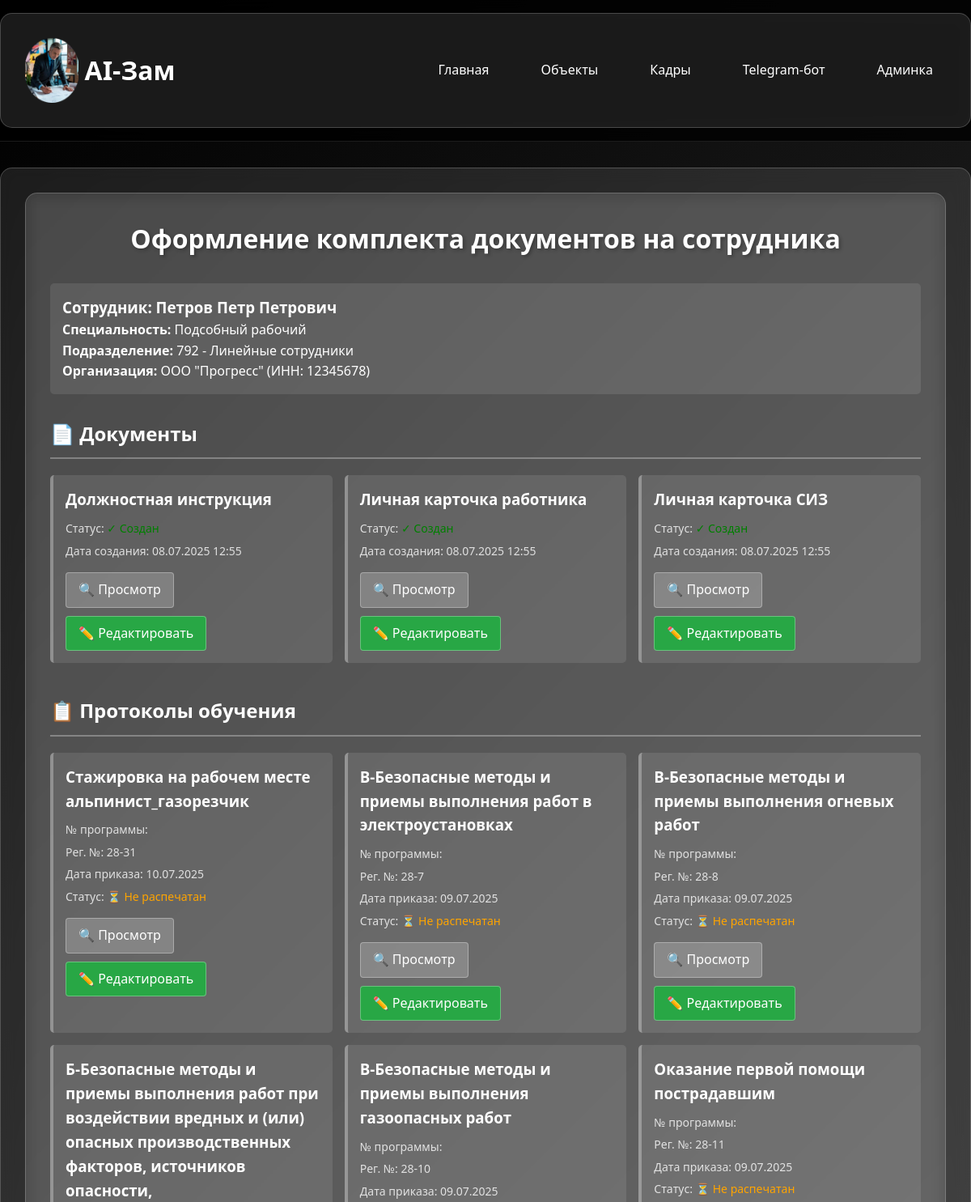
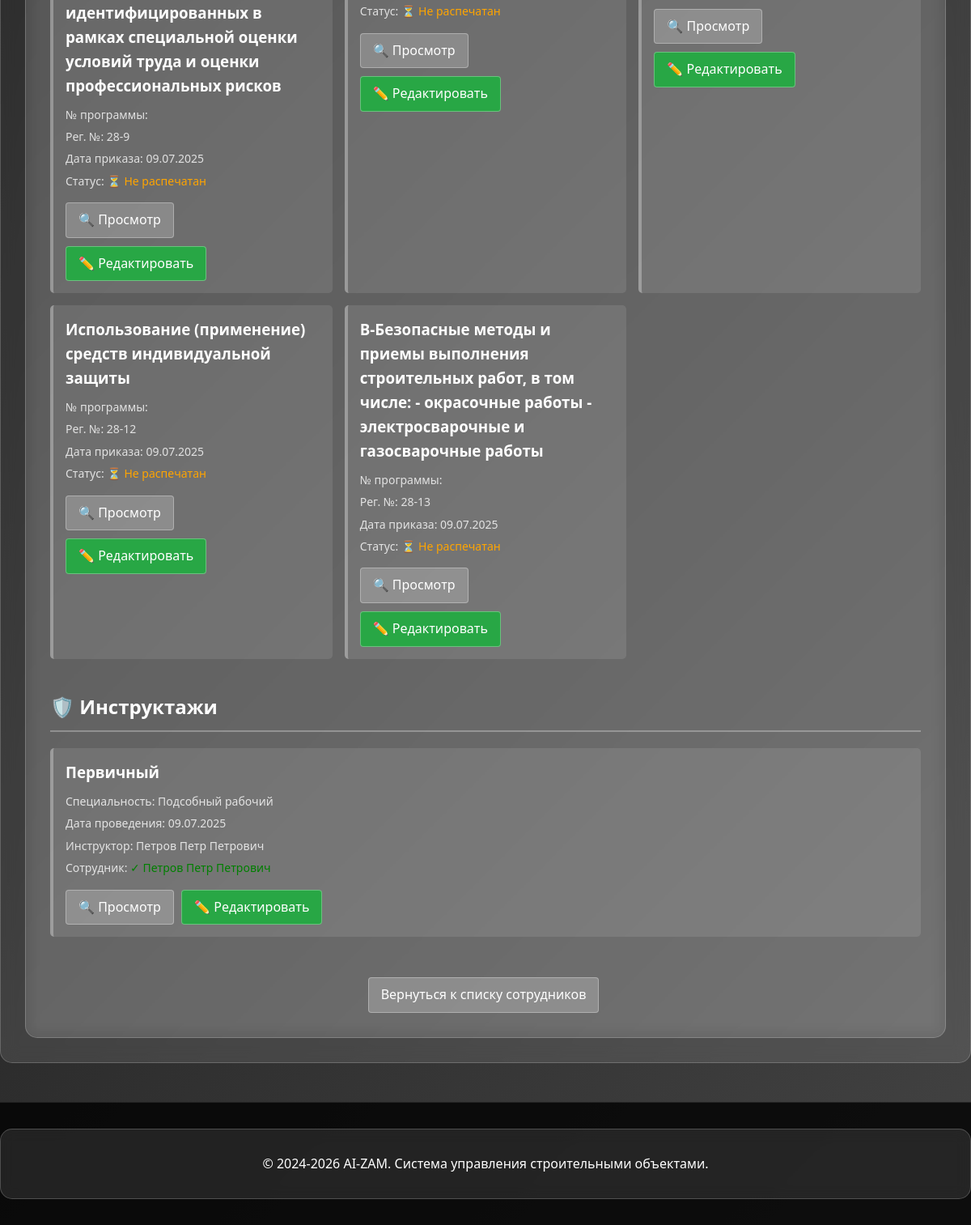
The app's page /sotrudniki/28/documents/, older data (2 pictures, top to bottom).
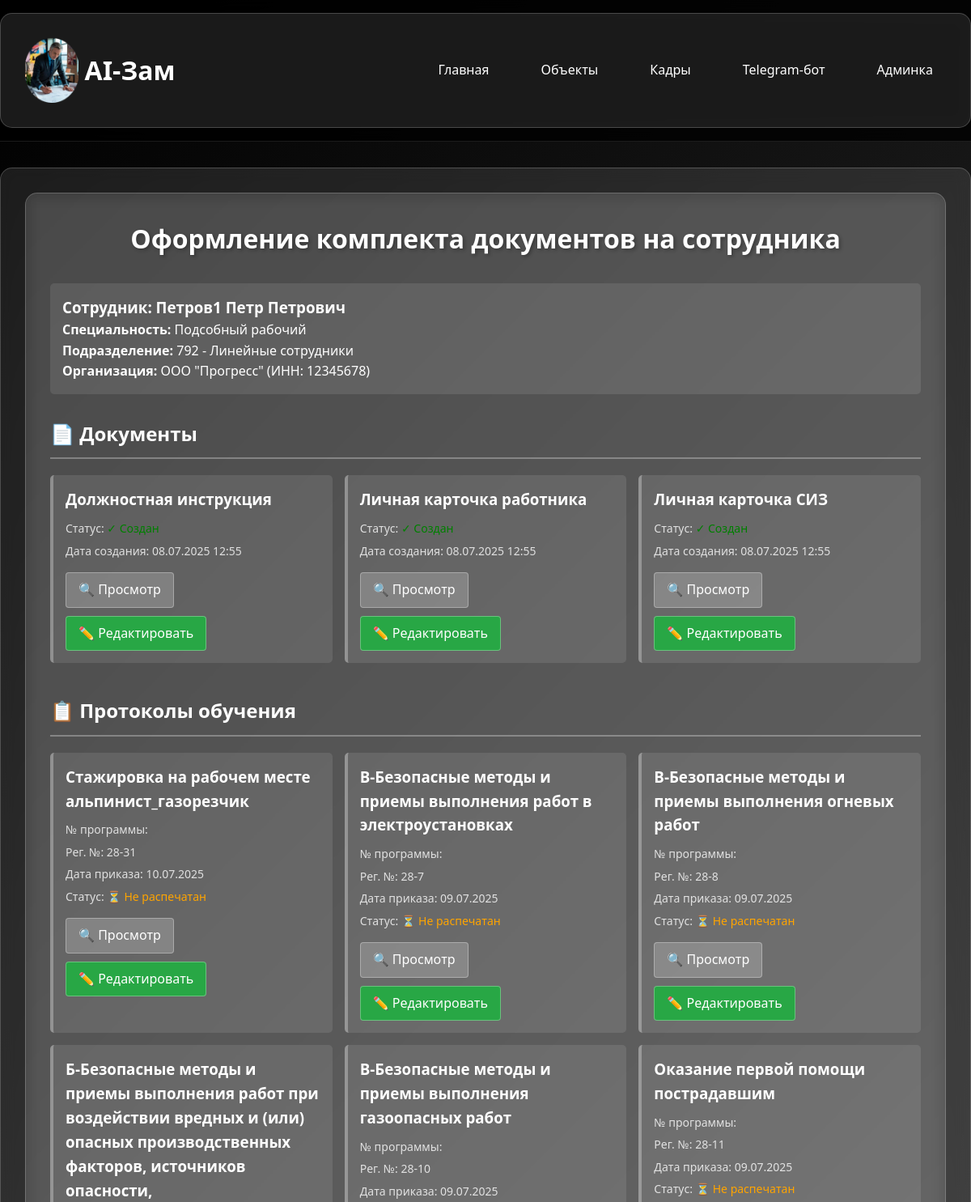
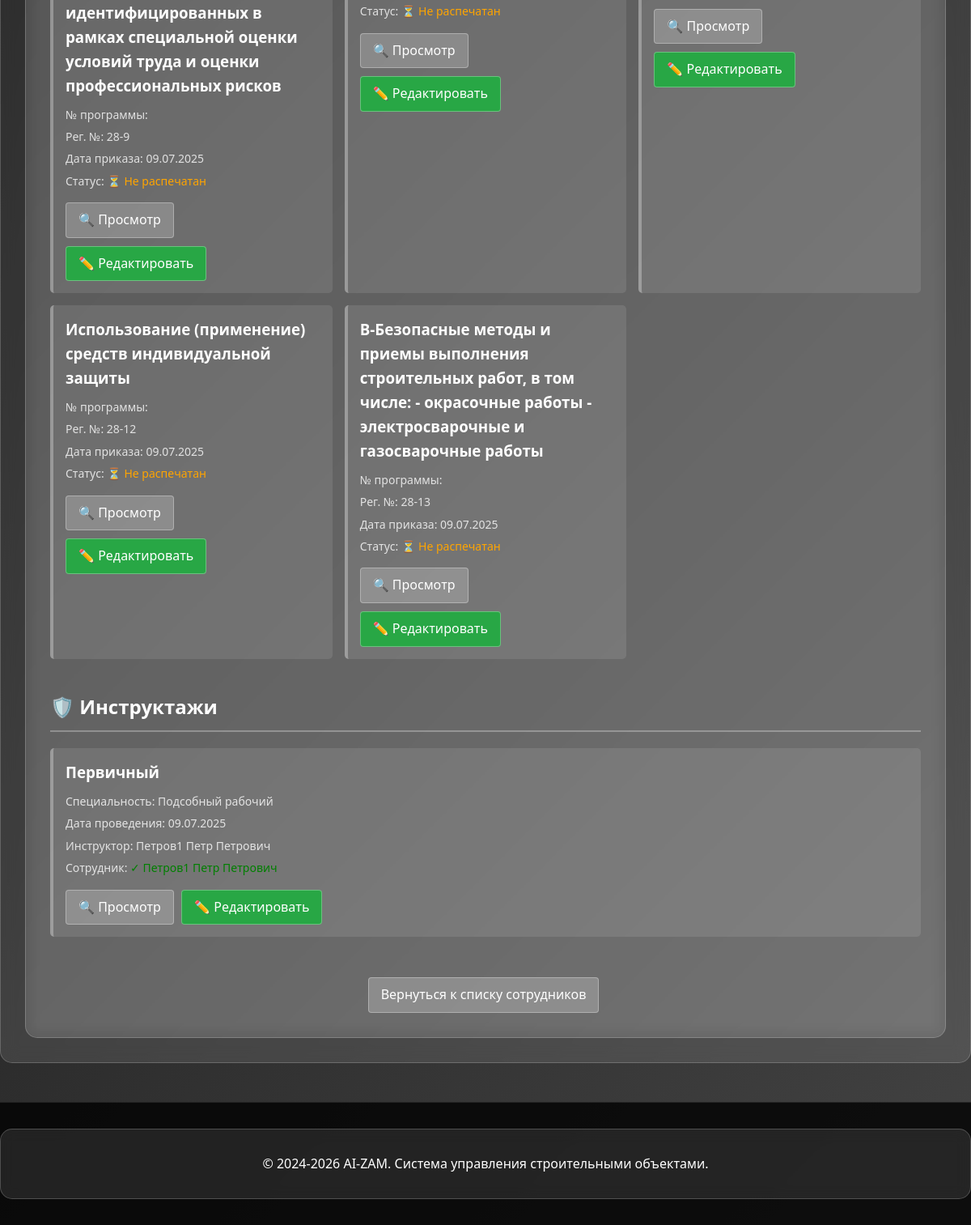
The same page, newer data (2 pictures, top to bottom).
### sotrudniki/models.py (models this page shows, shortened)
class Sotrudnik(models.Model):
    POL_CHOICES = [
        ('мужской', 'Мужской'),
        ('женский', 'Женский'),
    ]
    organizaciya = models.ForeignKey(
        Organizaciya,
        on_delete=models.CASCADE,
        verbose_name="Организация",
        related_name="sotrudniki",
        null=True,
        blank=True
    )
    fio = models.CharField(max_length=300, verbose_name="ФИО")
    data_rozhdeniya = models.DateField(verbose_name="Дата рождения")
    pol = models.CharField(
        max_length=10,
        choices=POL_CHOICES,
        verbose_name="Пол",
        null=True,
        blank=True
    )
    razmer_odezhdy = models.CharField(
        max_length=10,
        default="50-52",
        verbose_name="Размер одежды"
    )
    razmer_obuvi = models.CharField(
        max_length=5,
        default="43",
        verbose_name="Размер обуви"
    )
    razmer_golovnogo_ubora = models.CharField(
        max_length=5,
        default="55",
        verbose_name="Размер головного убора"
    )
    specialnost = models.ForeignKey(
        Specialnost,
        on_delete=models.SET_NULL,
        null=True,
        blank=True,
        verbose_name="Специальность"
    )
    podrazdelenie = models.ForeignKey(
        Podrazdelenie,
        on_delete=models.SET_NULL,
        null=True,
        blank=True,
        verbose_name="Подразделение"
    )
    data_priema = models.DateField(verbose_name="Дата приема")
    data_nachala_raboty = models.DateField(verbose_name="Дата начала работы")
    class Meta:
        verbose_name = "Сотрудник"
        verbose_name_plural = "Сотрудники"

class Specialnost(models.Model):
    nazvanie = models.CharField(max_length=200, verbose_name="Название специальности")
    class Meta:
        verbose_name = "Специальность"
        verbose_name_plural = "Специальности"
    def __str__(self):
        return self.nazvanie

class Podrazdelenie(models.Model):
    organizaciya = models.ForeignKey(
        'Organizaciya',
        on_delete=models.CASCADE,
        verbose_name="Организация",
        related_name="podrazdeleniya",
        null=True,
        blank=True
    )
    kod = models.CharField(max_length=50, unique=True, verbose_name="Код")
    nazvanie = models.CharField(max_length=200, verbose_name="Название")
    class Meta:
        verbose_name = "Подразделение"
        verbose_name_plural = "Подразделения"
    def __str__(self):
        return f"{self.kod} - {self.nazvanie}"

class Organizaciya(models.Model):
    nazvanie = models.CharField(max_length=300, verbose_name="Название")
    inn = models.CharField(max_length=12, unique=True, verbose_name="ИНН")
    ogrn = models.CharField(max_length=15, verbose_name="ОГРН", null=True, blank=True)
    adres = models.TextField(verbose_name="Адрес", null=True, blank=True)
    is_active = models.BooleanField(default=True, verbose_name="Активная")
    class Meta:
        verbose_name = "Организация"
        verbose_name_plural = "Организации"
    def __str__(self):
        return f"{self.nazvanie} (ИНН: {self.inn})"

class DokumentySotrudnika(models.Model):
    sotrudnik = models.ForeignKey(
        Sotrudnik,
        on_delete=models.CASCADE,
        verbose_name="Сотрудник",
        related_name="dokumenty"
    )
    tip_dokumenta = models.CharField(
        max_length=50,
        choices=[
            ('dolzhnostnaya', 'Должностная инструкция'),
            ('kartochka', 'Личная карточка работника'),
            ('siz', 'Личная карточка СИЗ'),
            ('riski', 'Карта оценки рисков'),
        ],
        verbose_name="Тип документа"
    )
    sozdano = models.BooleanField(default=True, verbose_name="Создано")
    data_sozdaniya = models.DateTimeField(auto_now_add=True, verbose_name="Дата создания")
    class Meta:
        verbose_name = "Документ сотрудника"
        verbose_name_plural = "Документы"
        unique_together = ['sotrudnik', 'tip_dokumenta']

class ProtokolyObucheniya(models.Model):
    sotrudnik = models.ForeignKey(
        Sotrudnik,
        on_delete=models.CASCADE,
        verbose_name="Сотрудник",
        related_name="protokoly_obucheniya"
    )
    shablon_protokola = models.ForeignKey(
        SotrudnikiShablonyProtokolov,
        on_delete=models.CASCADE,
        verbose_name="Шаблон протокола"
    )
    nomer_programmy = models.CharField(
        max_length=50,
        default="2025/AA.00-0000",
        verbose_name="№ программы"
    )
    data_prikaza = models.DateField(verbose_name="Дата приказа")
    data_protokola_dopuska = models.DateField(verbose_name="Дата протокола/приказа-допуска")
    data_dopuska_k_rabote = models.DateField(verbose_name="Дата допуска к работе")
    data_ocherednoy_proverki = models.DateField(null=True, blank=True, verbose_name="Дата очередной проверки")
    registracionnyy_nomer = models.CharField(max_length=50, verbose_name="Рег №")
    raspechatn = models.BooleanField(default=False, verbose_name="Распеч")
    class Meta:
        verbose_name = "Протокол обучения"
        verbose_name_plural = "Протоколы"
    @property
    def data_dopuska(self):
        """Алиас для data_dopuska_k_rabote для совместимости с шаблонами"""
        return self.data_dopuska_k_rabote

class SotrudnikiShablonyProtokolov(models.Model):
    kurs = models.CharField(max_length=500, verbose_name="Курс")
    specialnost = models.ManyToManyField(
        Specialnost,
        verbose_name="Специальности",
        help_text="Выберите специальности, для которых подходит этот шаблон",
        blank=True
    )
    html_file = models.FileField(
        upload_to='instruction_templates/',
        validators=[FileExtensionValidator(allowed_extensions=['html'])],
        verbose_name="HTML файл протокола",
        help_text="Загрузите HTML файл с шаблоном протокола"
    )
    class Meta:
        verbose_name = "Протоколы обучения- шаблоны"
        verbose_name_plural = "Протоколы - шаблоны "

class Instruktazhi(models.Model):
    sotrudnik = models.ForeignKey(
        Sotrudnik,
        on_delete=models.CASCADE,
        verbose_name="Сотрудник",
        related_name="instruktazhi"
    )
    instruktazh = models.ForeignKey(
        'ShablonyInstruktazhej',
        on_delete=models.CASCADE,
        verbose_name="Инструктаж"
    )
    data_provedeniya = models.DateField(verbose_name="Дата проведения")
    instruktor = models.ForeignKey(
        Sotrudnik,
        on_delete=models.CASCADE,
        verbose_name="Инструктор",
        related_name="instruktazhi_kak_instruktor"
    )
    class Meta:
        verbose_name = "Инструктаж"
        verbose_name_plural = "Инструктажи"

class ShablonyInstruktazhej(models.Model):
    TIP_CHOICES = [
        ('вводный', 'Вводный'),
        ('первичный', 'Первичный'),
        ('повторный', 'Повторный'),
        ('внеплановый', 'Внеплановый'),
        ('целевой', 'Целевой'),
    ]
    specialnost = models.ForeignKey(
        Specialnost,
        on_delete=models.CASCADE,
        verbose_name="Специальность"
    )
    tip_instruktazha = models.CharField(
        max_length=20,
        choices=TIP_CHOICES,
        verbose_name="Тип инструктажа"
    )
    html_file = models.FileField(
        upload_to='instruction_templates/',
        validators=[FileExtensionValidator(allowed_extensions=['html'])],
        verbose_name="HTML файл шаблона"
    )
    class Meta:
        verbose_name = "Инструктаж - шаблон"
        verbose_name_plural = "Инструктажи - шаблоны"

### sotrudniki/views.py (the view)
# urls.py: path('<int:pk>/documents/', views.sotrudnik_documents, name='documents'),
def sotrudnik_documents(request, pk):
    from .models import DokumentySotrudnika
    from datetime import date
    sotrudnik = get_object_or_404(Sotrudnik, pk=pk)
    if sotrudnik.specialnost and hasattr(sotrudnik.specialnost, 'shablony_dokumentov'):
        shablony = sotrudnik.specialnost.shablony_dokumentov
        doc_types = [
            ('dolzhnostnaya', shablony.dolzhnostnaya_instrukciya),
            ('kartochka', shablony.lichnaya_kartochka_rabotnika),
            ('siz', shablony.lichnaya_kartochka_siz),
            ('riski', shablony.karta_ocenki_riskov),
        ]
        for doc_type, template_file in doc_types:
            if template_file:
                DokumentySotrudnika.objects.get_or_create(
                    sotrudnik=sotrudnik,
                    tip_dokumenta=doc_type
                )
    protokoly_shablony = SotrudnikiShablonyProtokolov.objects.filter(specialnost=sotrudnik.specialnost)
    for shablon in protokoly_shablony:
        ProtokolyObucheniya.objects.get_or_create(
            sotrudnik=sotrudnik,
            shablon_protokola=shablon,
            defaults={
                'nomer_programmy': '2025/AA.00-0000',
                'data_prikaza': date.today(),
                'data_protokola_dopuska': date.today(),
                'data_dopuska_k_rabote': date.today(),
                'registracionnyy_nomer': f"{sotrudnik.id}-{shablon.id}"
            }
        )
    from datetime import date
    instruktazhi_shablony = ShablonyInstruktazhej.objects.filter(specialnost=sotrudnik.specialnost)
    for shablon in instruktazhi_shablony:
        Instruktazhi.objects.get_or_create(
            sotrudnik=sotrudnik,
            instruktazh=shablon,
            defaults={
                'data_provedeniya': date.today(),
                'instruktor': sotrudnik
            }
        )
    dokumenty = DokumentySotrudnika.objects.filter(sotrudnik=sotrudnik)
    protokoly = ProtokolyObucheniya.objects.filter(sotrudnik=sotrudnik).select_related('shablon_protokola')
    instruktazhi = Instruktazhi.objects.filter(sotrudnik=sotrudnik).select_related('instruktazh__specialnost', 'instruktor')
    context = {
        'sotrudnik': sotrudnik,
        'dokumenty': dokumenty,
        'protokoly': protokoly,
        'instruktazhi': instruktazhi,
    }
    return render(request, 'sotrudniki/documents.html', context)

### sotrudniki/templates/sotrudniki/documents.html (shortened to what this page needs)
{% extends 'base/base.html' %}
{% block content %}
    <div class="container">
        <h1>Оформление комплекта документов на сотрудника</h1>
        <div class="employee-info">
            <h3>Сотрудник: {{ sotrudnik.fio }}</h3>
            <p><strong>Специальность:</strong> {{ sotrudnik.specialnost|default:"Не указана" }}</p>
            <p><strong>Подразделение:</strong> {{ sotrudnik.podrazdelenie|default:"Не указано" }}</p>
            <p><strong>Организация:</strong> {{ sotrudnik.organizaciya|default:"Не указана" }}</p>
        </div>
        <div class="section">
            <h2>📄 Документы</h2>
            {% if dokumenty %}
                <div class="document-list">
                    {% for doc in dokumenty %}
                        <div class="document-item">
                            <h3>{{ doc.get_tip_dokumenta_display }}</h3>
                            <p>Статус:
                                {% if doc.sozdano %}
                                    <span style="color: green;">✓ Создан</span>
                                {% else %}
                                    <span style="color: red;">✗ Не создан</span>
                                {% endif %}
                            </p>
                            <p>Дата создания: {{ doc.data_sozdaniya|date:"d.m.Y H:i" }}</p>
                            <a href="/sotrudniki/{{ sotrudnik.id }}/editor/{{ doc.tip_dokumenta }}/" class="btn">🔍 Просмотр</a>
                            <a href="/sotrudniki/{{ sotrudnik.id }}/edit/{{ doc.tip_dokumenta }}/" class="btn" style="background: #28a745;">✏️ Редактировать</a>
                        </div>
                    {% endfor %}
                </div>
            {% else %}
                <div class="empty-section">
                    Нет доступных шаблонов документов для данной специальности
                </div>
            {% endif %}
        </div>
        <div class="section">
            <h2>📋 Протоколы обучения</h2>
            {% if protokoly %}
                <div class="document-list">
                    {% for protokol in protokoly %}
                        <div class="document-item">
                            <h3>{{ protokol.shablon_protokola.kurs }}</h3>
                            <p>№ программы: {{ protokol.shablon_protokola.nomer_programmy }}</p>
                            <p>Рег. №: {{ protokol.registracionnyy_nomer }}</p>
                            <p>Дата приказа: {{ protokol.data_prikaza|date:"d.m.Y" }}</p>
                            <p>Статус:
                                {% if protokol.raspechatn %}
                                    <span style="color: green;">✓ Распечатан</span>
                                {% else %}
                                    <span style="color: orange;">⏳ Не распечатан</span>
                                {% endif %}
                            </p>
                            <a href="{% url 'sotrudniki:document_editor' sotrudnik.pk 'protokol' %}?id={{ protokol.id }}" class="btn">🔍 Просмотр</a>
                            <a href="{% url 'sotrudniki:document_edit' sotrudnik.pk 'protokol' %}?id={{ protokol.id }}" class="btn" style="background: #28a745;">✏️ Редактировать</a>
                        </div>
                    {% endfor %}
                </div>
            {% else %}
                <div class="empty-section">
                    Нет доступных шаблонов протоколов для данной специальности
                </div>
            {% endif %}
        </div>
        <div class="section">
            <h2>🛡️ Инструктажи</h2>
            {% if instruktazhi %}
                <div class="document-list">
                    {% for instruktazh in instruktazhi %}
                        <div class="document-item">
                            <h3>{{ instruktazh.instruktazh.get_tip_instruktazha_display }}</h3>
                            <p>Специальность: {{ instruktazh.instruktazh.specialnost.nazvanie }}</p>
                            <p>Дата проведения: {{ instruktazh.data_provedeniya|date:"d.m.Y" }}</p>
                            <p>Инструктор: {{ instruktazh.instruktor.fio }}</p>
                            <p>Сотрудник: <span style="color: green;">✓ {{ instruktazh.sotrudnik.fio }}</span></p>
                            <a href="{% url 'sotrudniki:document_editor' sotrudnik.pk 'instruktazh' %}?id={{ instruktazh.id }}" class="btn">🔍 Просмотр</a>
                            <a href="{% url 'sotrudniki:document_edit' sotrudnik.pk 'instruktazh' %}?id={{ instruktazh.id }}" class="btn" style="background: #28a745;">✏️ Редактировать</a>
                        </div>
                    {% endfor %}
                </div>
            {% else %}
                <div class="empty-section">
                    Нет доступных инструктажей для данной специальности
                </div>
            {% endif %}
        </div>
    <div style="text-align: center; margin-top: 40px;">
        <a href="/sotrudniki/" class="btn" style="background: rgba(150, 150, 150, 0.8);">Вернуться к списку сотрудников</a>
    </div>
</div>
{% endblock %}

### templates/base/base.html (shortened to what this page needs)
{% load static %}
<!DOCTYPE html>
<html lang="ru">
<head>
</head>
<body>
    <header>
        <div class="container">
            <div class="header-content">
                <a href="/" class="logo">
                    <img src="{% static 'images/logo-ai.png' %}" alt="AI-Зам">
                    AI-Зам
                </a>
                <nav class="nav-links">
                    <a href="/">Главная</a>
                    <a href="/objects/">Объекты</a>
                    <a href="/kadry/">Кадры</a>
                    <a href="/telegram/">Telegram-бот</a>
                    <a href="/admin/">Админка</a>
                </nav>
            </div>
        </div>
    </header>
    <main class="container">
        {% block content %}{% endblock %}
    </main>
    <footer>
        <div class="container">
            <p>&copy; 2024-2026 AI-ZAM. Система управления строительными объектами.</p>
        </div>
    </footer>
</body>
</html>

Row changes from the older to the newer data that the page shows:
changed Sotrudnik "Подсобный рабочий": fio "Петров Петр Петрович" → "Петров1 Петр Петрович"
changed through a linked row, Instruktazhi "Первичный": instruktor.fio "Петров Петр Петрович" → "Петров1 Петр Петрович"; sotrudnik.fio "Петров Петр Петрович" → "Петров1 Петр Петрович"
